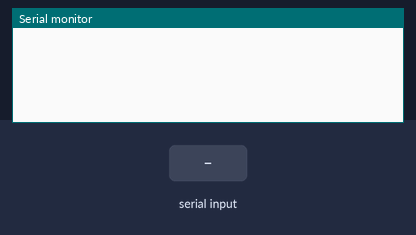
Simulated run of this sketch. Board: ESP8266 (NodeMCU). Shown: the last lines printed to the serial monitor. The inputs (shaded band) are chosen by the test bench.

Above: at 2.2 s.
2.3 s: "altura: " received over Serial
At 4.4 s:
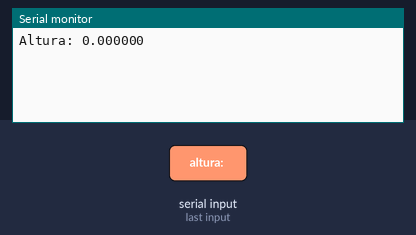
4.8 s: "latitud: " received over Serial
At 6.3 s:
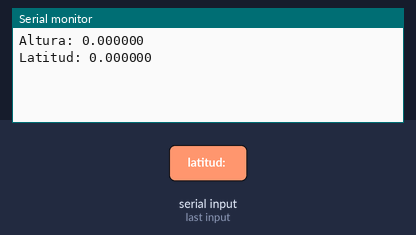
7.3 s: "longitud: " received over Serial
At 9.4 s:
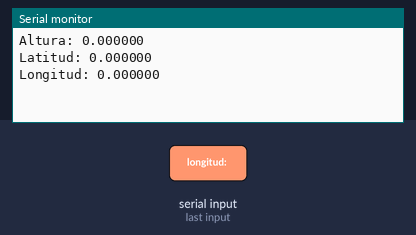

Measured:
- after the input at 2.3 s, the serial monitor: prints a new line after 1.0 s (image 1)
- after the input at 4.8 s, the serial monitor: prints a new line after 1.0 s (image 2)
- after the input at 7.3 s, the serial monitor: prints a new line after 1.0 s (image 3)

The sketch:

test.ino
```cpp
#include <SoftwareSerial.h>
#define ESP32_RX D3
#define ESP32_TX D2

typedef union
{
  int32_t entero;
  float flotante;
  uint8_t bytes[4];
} floatunion_t;

floatunion_t latt, lon, alt, temp_int, temp_ext, pres, vbat;

SoftwareSerial ESP_Serial(11, 12); // RX, TX

String serial0data;

void setup()
{
  // put your setup code here, to run once:
  Serial.begin(9600);
  ESP_Serial.begin(9600);
  //ESP_Serial.println("hola");
  initial_msg_i2c();
}

void loop()
{
  // put your main code here, to run repeatedly:
  if (Serial.available() > 0)
  {
    serial0data = Serial.readString();
    if (serial0data.indexOf("altura: ") >= 0)
    {
      alt.flotante = serial0data.substring(8).toFloat();
      Serial.print("Altura: ");
      Serial.println(alt.flotante, 6);
      //Serial.printf("Altura: %f\r\n", alt.flotante);
      send_coord_i2c();
    }
    else if (serial0data.indexOf("latitud: ") >= 0)
    {
      latt.flotante = serial0data.substring(9).toFloat();
      Serial.print("Latitud: ");
      Serial.println(latt.flotante, 6);
      //Serial.printf("Latitud: %f\r\n", latt.flotante);
      send_coord_i2c();
    }
    else if (serial0data.indexOf("longitud: ") >= 0)
    {
      lon.flotante = serial0data.substring(10).toFloat();
      Serial.print("Longitud: ");
      Serial.println(lon.flotante, 6);
      //Serial.printf("Longitud: %f\r\n", lon.flotante);
      send_coord_i2c();
    }
  }
}

void initial_msg_i2c()
{
  latt.flotante = -11.111111;
  lon.flotante = -22.222222;
  alt.flotante = 333.33;
  temp_int.flotante = 44.44;
  temp_ext.flotante = -55.55;
  pres.entero = 777;
  send_coord_i2c();
  delay(1000);
}

void send_coord_i2c()
{
  ESP_Serial.write(0x01);
  for (int i = 0; i < 4; i++)
  {
    ESP_Serial.write(latt.bytes[i]);
  }
  for (int i = 0; i < 4; i++)
  {
    ESP_Serial.write(lon.bytes[i]);
  }
  for (int i = 0; i < 4; i++)
  {
    ESP_Serial.write(alt.bytes[i]);
  }
}
```
